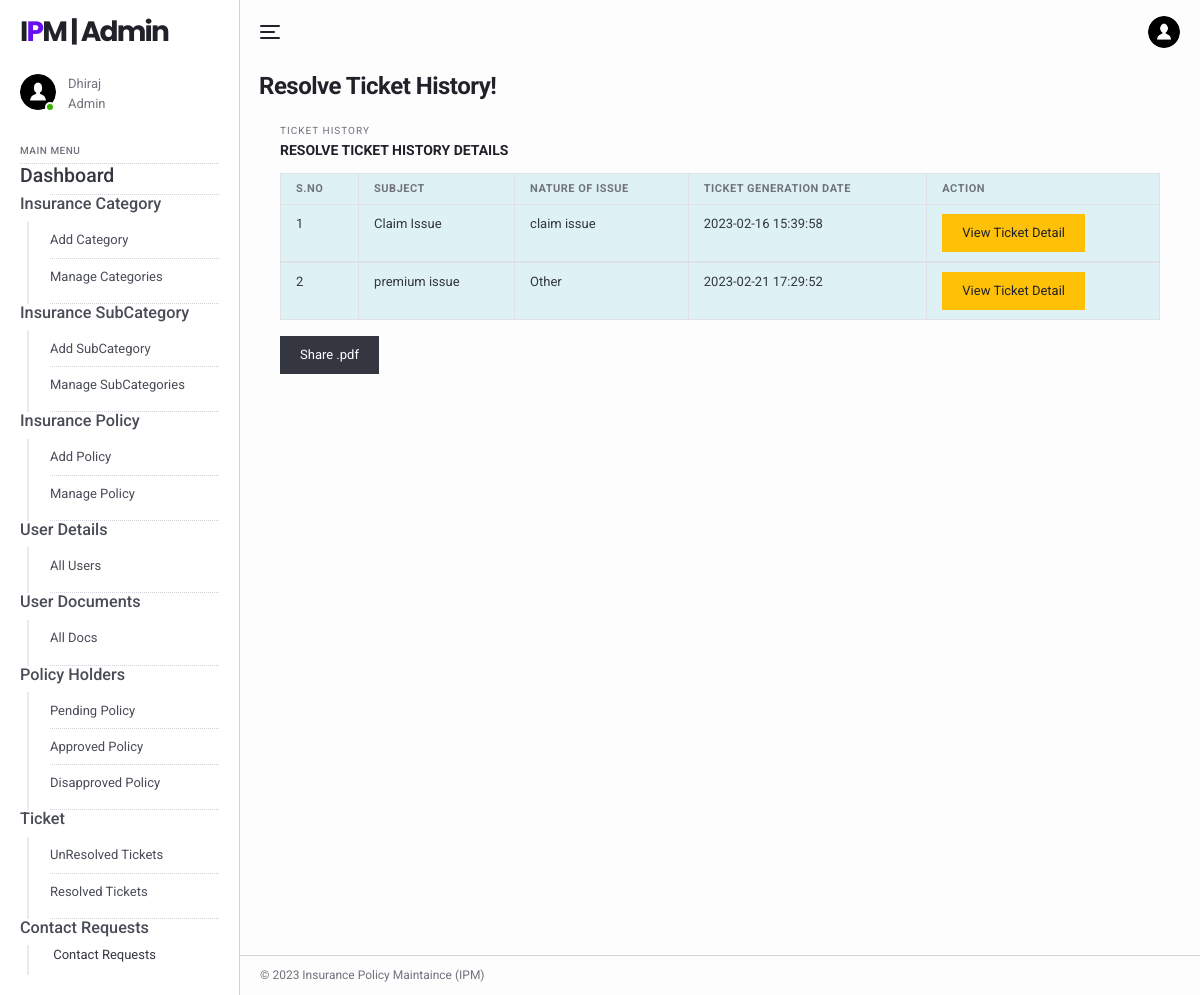
The app's page /ipm/admin/resolved-tickets.php (signed in) with its own data.
### tables this page shows
CREATE TABLE `tblimsadmin` (
  `ID` int(11) NOT NULL,
  `AdminName` varchar(120) DEFAULT NULL,
  `AdminUsername` varchar(45) DEFAULT NULL,
  `Password` varchar(45) DEFAULT NULL,
  `AdminRegdate` timestamp NULL DEFAULT current_timestamp()
);

CREATE TABLE `tblticket` (
  `ID` int(11) NOT NULL,
  `UserId` varchar(25) DEFAULT NULL,
  `Subject` varchar(45) DEFAULT NULL,
  `NatureofIssue` varchar(120) DEFAULT NULL,
  `Description` varchar(120) DEFAULT NULL,
  `AdminRemark` varchar(120) DEFAULT NULL,
  `TicketGenerationDate` timestamp NULL DEFAULT current_timestamp(),
  `AdminRemarkdate` timestamp NULL DEFAULT NULL ON UPDATE current_timestamp()
);

### ipm/admin/resolved-tickets.php (the view, shortened to what this page needs)
<?php
include('includes/dbconnection.php');
if (strlen($_SESSION['aid']==0)) {
  header('location:logout.php');
  } else{
?>
<!DOCTYPE html>
<html lang="en">
  <head>
    <link href="../lib/fontawesome-free/css/all.min.css" rel="stylesheet">
    <link href="../lib/ionicons/css/ionicons.min.css" rel="stylesheet">
    <link href="../lib/typicons.font/typicons.css" rel="stylesheet">
    <link href="../lib/morris.js/morris.css" rel="stylesheet">
    <link href="../lib/flag-icon-css/css/flag-icon.min.css" rel="stylesheet">
    <link href="../lib/jqvmap/jqvmap.min.css" rel="stylesheet">
    <link rel="stylesheet" href="../css/azia.css">
  </head>
  <body class="az-body az-body-sidebar">
<?php include_once('includes/sidebar.php');?>
    <div class="az-content az-content-dashboard-two">
<?php include_once('includes/header.php');?>
      <div class="az-content-header d-block d-md-flex">
        <div>
          <h2 class="az-content-title mg-b-5 mg-b-lg-8">Resolve Ticket History!</h2>
        </div>
      </div>
      <div class="az-content-body">
     <div class="az-content">
      <div class="container">
        <div class="az-content-body">
          <div class="az-content-breadcrumb">
            <span>Ticket History </span>
          </div>
          <div class="az-content-label mg-b-5">Resolve Ticket History Details</div>
          <div class="table-responsive">
            <table class="table table-info table-bordered table-stripped table-hover mg-b-0">
              <thead>
                <tr>
                  <th>S.NO</th>
                  <th>Subject</th>
                  <th>Nature of Issue</th>
                   <th>Ticket Generation Date</th>
                   <th>Action</th>
                </tr>
              </thead>
              <?php
              $ret=mysqli_query($con,"select * from tblticket where AdminRemark is not null");
              $cnt=1;
              while ($row=mysqli_fetch_array($ret)) {
              ?>
              <tbody>
                <tr>
                  <td><?php echo $cnt;?></td>
                       <td><?php  echo $row['Subject'];?></td>
                  <td><?php  echo $row['NatureofIssue'];?></td>
                  <td><?php  echo $row['TicketGenerationDate'];?></td>
                  <td><a href="view-ticket.php?aticid=<?php echo $row['ID'];?>" class="btn btn-warning">View Ticket Detail</a>
                </tr>
                <?php
              $cnt=$cnt+1;
              }?>
              </tbody>
            </table>
            <button onclick="window.print()" class="btn btn-dark mt-3">Share .pdf</button>
          </div>
            </div>
          </div>
        </div>
      </div>
    <?php include_once('includes/footer.php');?>
    </div>
  </body>
</html>
<?php }  ?>

### ipm/admin/includes/sidebar.php (shortened to what this page needs)
<div class="az-sidebar">
    <div class="az-sidebar-header">
      <a href="#" class="az-logo">I<span>P</span>M | Admin</a>
    </div>
    <div class="az-sidebar-loggedin">
      <div class="az-img-user online"><img src="../img/user.png" alt=""></div>
      <div class="media-body">
                    <?php
                    $adminid=$_SESSION['aid'];
                    $ret=mysqli_query($con,"select AdminName from tblimsadmin where ID='$adminid'");
                    $row=mysqli_fetch_array($ret);
                    $name=$row['AdminName'];
                    ?>
                <span><?php echo $name; ?></span>
        <span>Admin</span>
      </div>
    </div>
    <div class="az-sidebar-body">
      <ul class="nav">
        <li class="nav-label">Main Menu</li>
          <li class="nav-item show">
          <a href="dashboard.php" class="text-dark"><h4>Dashboard</h4></a>
        </li>
        <li class="nav-item show">
          <h5>Insurance Category</h5>
          <nav class="nav-sub">
            <a href="add-category.php" class="nav-sub-link">Add Category</a>
            <a href="manage-categories.php" class="nav-sub-link">Manage Categories</a>
          </nav>
        </li>
        <li class="nav-item show">
          <h5>Insurance SubCategory</h5>
          <nav class="nav-sub">
            <a href="add-subcategory.php" class="nav-sub-link">Add SubCategory</a>
            <a href="manage-subcategories.php" class="nav-sub-link">Manage SubCategories</a>
          </nav>
        <li class="nav-item show">
          <h5>Insurance Policy</h5>
          <nav class="nav-sub">
            <a href="policyform.php" class="nav-sub-link">Add Policy</a>
            <a href="manage-policyform.php" class="nav-sub-link">Manage Policy</a>
          </nav>
        </li>
        <li class="nav-item show">
          <h5>User Details</h5>
          <nav class="nav-sub">
            <a href="user-detail.php" class="nav-sub-link">All Users</a>
          </nav>
        </li>
        <li class="nav-item show">
          <h5>User Documents</h5>
          <nav class="nav-sub">
            <a href="user-docs.php" class="nav-sub-link">All Docs</a>
          </nav>
        </li>
        <li class="nav-item show">
          <h5>Policy Holders</h5>
          <nav class="nav-sub">
            <a href="pending-policy.php" class="nav-sub-link">Pending Policy</a>
          <a href="approve-policy.php" class="nav-sub-link">Approved Policy</a>
          <a href="disapprove-policy.php" class="nav-sub-link">Disapproved Policy</a>
          </nav>
        </li>
        <li class="nav-item show">
          <h5>Ticket</h5>
          <nav class="nav-sub">
            <a href="unresolved-tickets.php" class="nav-sub-link">UnResolved Tickets</a>
            <a href="resolved-tickets.php" class="nav-sub-link">Resolved Tickets</a>
          </nav>
        </li>
        <li class="nav-item show">
          <h5>Contact Requests</h5>
          <nav class="nav-sub">
            <a href="contact_request.php">
              <span class="nav-link-text text-dark">Contact Requests</span>
            </a>
          </nav>
        </li>
      </ul>
    </div>
  </div>

### records on screen
tblimsadmin: AdminName "Dhiraj"
tblticket: Subject "Claim Issue", NatureofIssue "claim issue", TicketGenerationDate "2023-02-16 15:39:58"
tblticket: Subject "premium issue", NatureofIssue "Other", TicketGenerationDate "2023-02-21 17:29:52"
